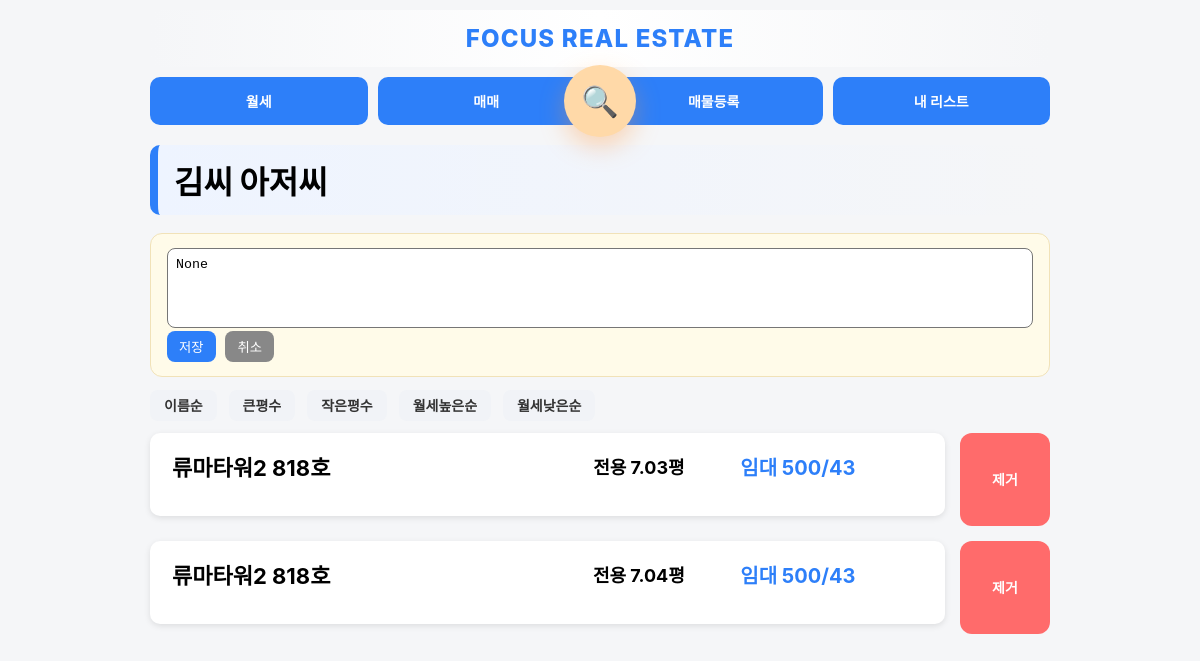
The page /collections/1 (signed in) on the database its author committed.
### app.py (models this page shows)
class Collection(db.Model):
    id = db.Column(db.Integer, primary_key=True)
    title = db.Column(db.String(200))
    memo = db.Column(db.String(200))
    created_at = db.Column(db.String(50))

class Property(db.Model):
    status = db.Column(db.String(20), default='available')
    property_type = db.Column(db.String(50))
    id = db.Column(db.Integer, primary_key=True)
    building_name = db.Column(db.String(200))
    exclusive_area = db.Column(db.Float)
    contract_area = db.Column(db.Float)
    deposit = db.Column(db.Integer)
    rent = db.Column(db.Integer)
    sale_price = db.Column(db.Integer)
    category = db.Column(db.String(20))
    status = db.Column(db.String(20), default='available')

### app.py (the view, shortened to what this page needs)
@app.route("/collections/<int:id>")
@login_required
def collection_detail(id):
    collection = Collection.query.get(id)
    sort = request.args.get("sort", "")
    items = CollectionItem.query.filter_by(collection_id=id).all()
    properties = []
    for item in items:
        p = Property.query.get(item.property_id)
        if p:
            p.collection_item_id = item.id
            properties.append(p)
    if sort == "name":
        properties = sorted(properties, key=lambda x: x.building_name)
    elif sort == "area_desc":
        properties = sorted(properties, key=lambda x: x.exclusive_area, reverse=True)
    elif sort == "area_asc":
        properties = sorted(properties, key=lambda x: x.exclusive_area)
    elif sort == "rent_desc":
        properties = sorted(properties, key=lambda x: x.rent, reverse=True)
    elif sort == "rent_asc":
        properties = sorted(properties, key=lambda x: x.rent)
    return render_template(
        "collection_detail.html",
        collection=collection,
        properties=properties,
        sort=sort
    )

### app.py (called while the page is built)
@login_manager.user_loader
def load_user(user_id):
    return User.query.get(int(user_id))

### templates/collection_detail.html (shortened to what this page needs)
{% extends "base.html" %}
{% block content %}
<div class="section-title">{{ collection.title }}</div>
<div class="memo-card">
    <div id="memo-edit" {% if collection.memo %}style="display:none"{% endif %}>
        <textarea id="memo-input" maxlength="200"
        placeholder="메모를 입력하세요 (최대 200자)">{{ collection.memo }}</textarea>
        <div class="memo-actions">
            <button onclick="saveMemo()">저장</button>
            <button onclick="cancelMemo()">취소</button>
        </div>
    </div>
</div>
<div class="sort-bar">
    <a href="?sort=name">이름순</a>
    <a href="?sort=area_desc">큰평수</a>
    <a href="?sort=area_asc">작은평수</a>
    <a href="?sort=rent_desc">월세높은순</a>
    <a href="?sort=rent_asc">월세낮은순</a>
</div>
<div class="list-detail-container">
{% for p in properties %}
<div class="detail-row">
    <div class="card property-card" onclick="location.href='/property/{{ p.id }}'">
        <div class="property-header">
            <div class="property-title">{{ p.building_name }}</div>
            <div class="property-center">
                전용 {{ p.exclusive_area }}평
            </div>
            <div class="property-price">
                {% if p.deposit and p.rent %}
                    임대 {{ p.deposit }}/{{ p.rent }}
                {% else %}
                    매매 {{ p.sale_price }}
                {% endif %}
            </div>
        </div>
    </div>
    <div class="remove-wrap" onclick="event.stopPropagation();">
    <a href="{{ url_for('remove_from_collection', collection_id=collection.id, property_id=p.id) }}" class="remove-btn">
        제거
    </a>
</div>
</div>
{% endfor %}
</div>
{% endblock %}

### templates/base.html (shortened to what this page needs)
<!DOCTYPE html>
<html>
<head>
</head>
<body>
<div class="container">
    <div class="site-header">
         FOCUS REAL ESTATE
    </div>
    <div class="menu-wrapper">
    <div class="menu">
        <a href="/?mode=rent">월세</a>
        <a href="/?mode=sale">매매</a>
        <a href="/register" class="pc-only">매물등록</a>
        <a href="/collections">내 리스트</a>
    </div>
    <a href="/search" class="search-fab" title="매물 검색">
        🔍
    </a>
</div>
{% block content %}
{% endblock %}
</div>
</body>
</html>

### templates/base.html (style rules this page uses)
.site-header { text-align: center; font-size: 24px; font-weight: 800; letter-spacing: 1.2px; padding: 14px 0; color: #2d7ff9; background: linear-gradient(to right, #f5f6f8, #ffffff, #f5f6f8); border-radius: 12px; margin-bottom: 10px; }
body { font-size: 14px; }
@media (min-width: 801px) { .menu { display: flex !important; flex-direction: row !important; justify-content: space-between !important; gap: 10px !important; } }
@media (min-width: 801px) { .menu a { flex: 1 !important; } }
body { font-family: "Pretendard", -apple-system, BlinkMacSystemFont, "Segoe UI", Roboto, sans-serif; margin: 0; padding: 0; background: #f5f6f8; }
.container { max-width: 900px; margin: 0 auto; padding: 10px; }
.menu { display: grid; grid-template-columns: repeat(3, 1fr); gap: 8px; margin-bottom: 15px; }
.menu a { text-align: center; padding: 14px 10px; background: #2d7ff9; color: white; border-radius: 10px; text-decoration: none; font-size: 14px; font-weight: bold; }
.card { background: white; padding: 12px; border-radius: 10px; margin-bottom: 10px; box-shadow: 0 2px 6px rgba(0,0,0,0.1); }
.menu-wrapper { position: relative; margin-bottom: 20px; }
.search-fab { position: absolute; left: 50%; top: 50%; transform: translate(-50%, -50%); width: 72px; height: 72px; border-radius: 50%; background: #ffd9a8; color: #ff8a00; display: flex; align-items: center; justify-content: center; font-size: 30px; text-decoration: none; box-shadow: 0 10px 25px rgba(255,150,60,0.35); transition: all 0.18s ease; z-index: 10; animation: floaty 2.4s ease-in-out infinite; }
.property-card { flex:1; display:flex; transition: transform 0.18s ease, box-shadow 0.18s ease; cursor: pointer; }
.property-card { background: #ffffff; }
.detail-row { display:flex; gap:14px; align-items:center; margin-top:14px; }
.detail-row > .card { display:flex; }
.detail-row { align-items:stretch; }
.property-card { height:100%; display:flex; }
.property-card { line-height:1.25; }

### templates/collection_detail.html (style rules this page uses)
.section-title { font-size: 32px; font-weight: 900; margin-bottom: 18px; padding: 12px 16px; border-radius: 10px; background: linear-gradient(to right, #eef4ff, transparent); border-left: 8px solid #2d7ff9; }
.sort-bar { margin-bottom: 18px; }
.sort-bar a { margin-right: 8px; padding: 7px 14px; border-radius: 8px; background: #f1f3f7; text-decoration: none; color: #333; font-weight: 600; transition: 0.15s; }
.detail-row { display: flex; gap: 15px; align-items: stretch; margin-bottom: 15px; }
.property-card { flex: 3; padding: 20px 22px; display:flex; align-items:center; height:100%; }
.remove-wrap { display:flex; align-items:stretch; min-width:90px; }
.remove-btn { background:#ff6b6b; color:white; border-radius:10px; text-decoration:none; font-weight:bold; white-space:nowrap; transition:.15s; height:100%; display:flex; align-items:center; justify-content:center; padding:0 16px; }
.property-header { display: grid; grid-template-columns: 2fr 1fr 1fr; align-items: center; gap: 10px; margin-bottom: 12px; width:100%; height:100%; }
.property-title { font-size: 22px; font-weight: bold; line-height: 1.4; }
.property-center { text-align: center; font-size: 18px; font-weight: bold; }
.property-price { font-size: 20px; font-weight: bold; color: #2d7ff9; }
.remove-btn { background: #ff6b6b; color: white; border-radius: 12px; text-decoration: none; font-weight: bold; transition: 0.15s; width:100%; height:auto; padding:12px 0; display:flex; align-items:center; justify-content:center; }
.memo-card { background: #fffbe9; border-radius: 12px; padding: 14px 16px; margin-bottom: 18px; border: 1px solid #f1e2b8; }
.memo-actions button { margin-right: 6px; padding: 6px 12px; border-radius: 8px; border: none; background: #2d7ff9; color: white; cursor: pointer; }
.memo-actions button:last-child { background: #888; }
.memo-card textarea { width: 100%; height: 80px; resize: none; border-radius: 8px; padding: 8px; box-sizing: border-box; }

### rows shown on the page
Collection: title "김씨 아저씨", memo "None"
Property: building_name "류마타워2 818호", exclusive_area "7.03", deposit "500", rent "43"
Property: building_name "류마타워2 818호", exclusive_area "7.04", deposit "500", rent "43"
